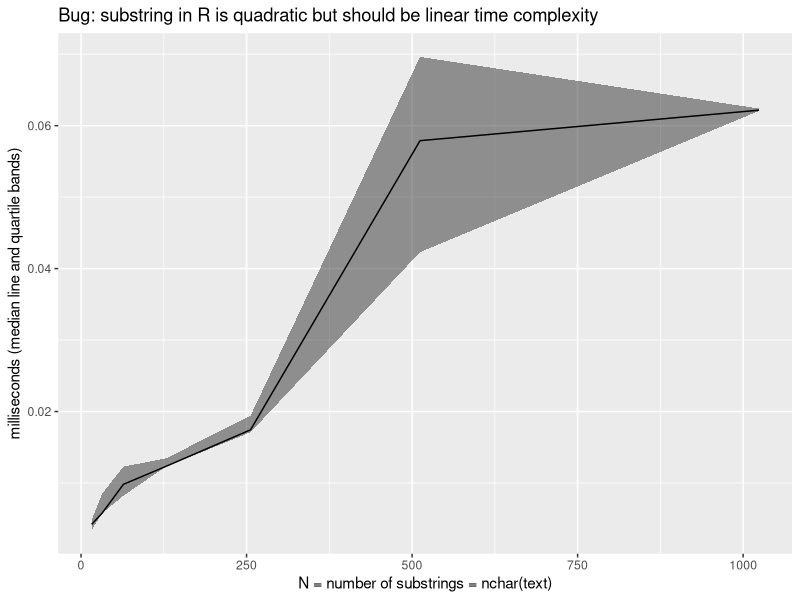

This chart was generated by the following R code:
N.vec <- 2^seq(4, 10)
library(data.table)
timing.dt.list <- list()
for(N in N.vec){
  subject.vec <- rep("A", l=N)
  subject <- paste(subject.vec, collapse="")
  start.vec <- end.vec <- 1:N #slow too.
  start.vec <- end.vec <- rep(1, N)#slow.
  timing <- microbenchmark::microbenchmark(substring={
    substring(subject, start.vec, end.vec)
  }, times=5)
  print(timing)
  timing.dt.list[[paste(N)]] <- data.table(N, timing)
}
timing.dt <- do.call(rbind, timing.dt.list)
timing.dt[, ms := time/1e6]
(stats.dt <- timing.dt[, list(
  median=median(ms),
  q25=quantile(ms, 0.25),
  q75=quantile(ms, 0.75)
  ), by=list(N)])
library(ggplot2)
gg <- ggplot()+
  ggtitle(
    "Bug: substring in R is quadratic but should be linear time complexity")+
  geom_ribbon(aes(
    N, ymin=q25, ymax=q75),
    alpha=0.5,
    data=stats.dt)+
  geom_line(aes(
    N, median),
    data=stats.dt)+
  scale_x_continuous(
    "N = number of substrings = nchar(text)")+
  scale_y_continuous(
    "milliseconds (median line and quartile bands)")
png("figure-substring-bug.png")
print(gg)
dev.off()
